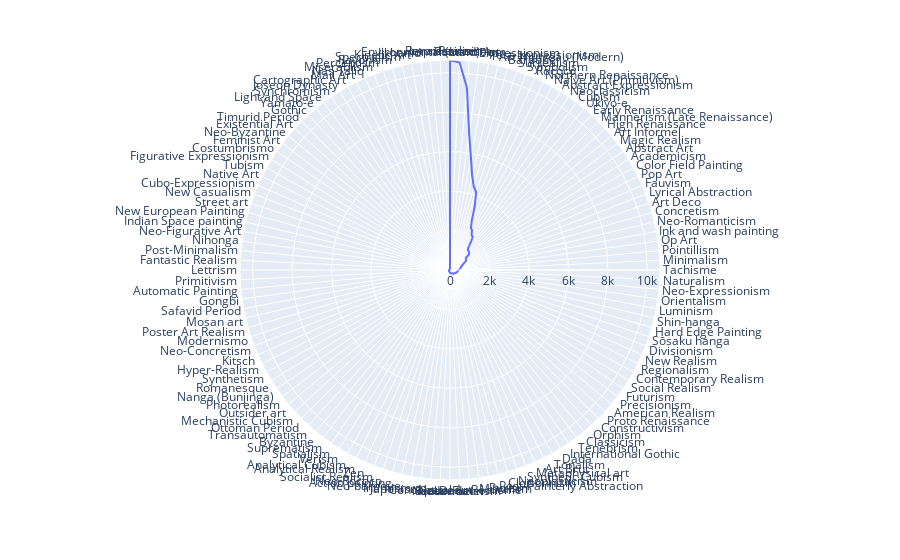

Write notebook code for a chart like this one.
### Code cell
#Shows how skewed the styles are
import plotly.express as px
import pandas as pd
#plt.figure(figsize=(50,50))
df = pd.DataFrame(dict(
    r=data['style'].value_counts().values,
    theta=list(data['style'].value_counts().index)))
fig = px.line_polar(df, r='r', theta='theta', line_close=True)
fig.show()

### Figure 1 — Plotly figure (JSON) as saved in the notebook; plotly's stock layout.template omitted (floating-point values rounded to 4 significant figures; data arrays with more than 128 entries replaced by an {"elided": "..."} marker saying what was removed)
{"data": [{"hovertemplate": "r=%{r}<br>theta=%{theta}<extra></extra>", "legendgroup": "", "line": {"color": "#636efa", "dash": "solid"}, "mode": "lines", "name": "", "r": {"elided": "137 int values"}, "showlegend": false, "subplot": "polar", "theta": {"elided": "137 str values"}, "type": "scatterpolar"}], "layout": {"legend": {"tracegroupgap": 0}, "margin": {"t": 60}, "polar": {"angularaxis": {"direction": "clockwise", "rotation": 90}, "domain": {"x": [0, 1], "y": [0, 1]}}}}
